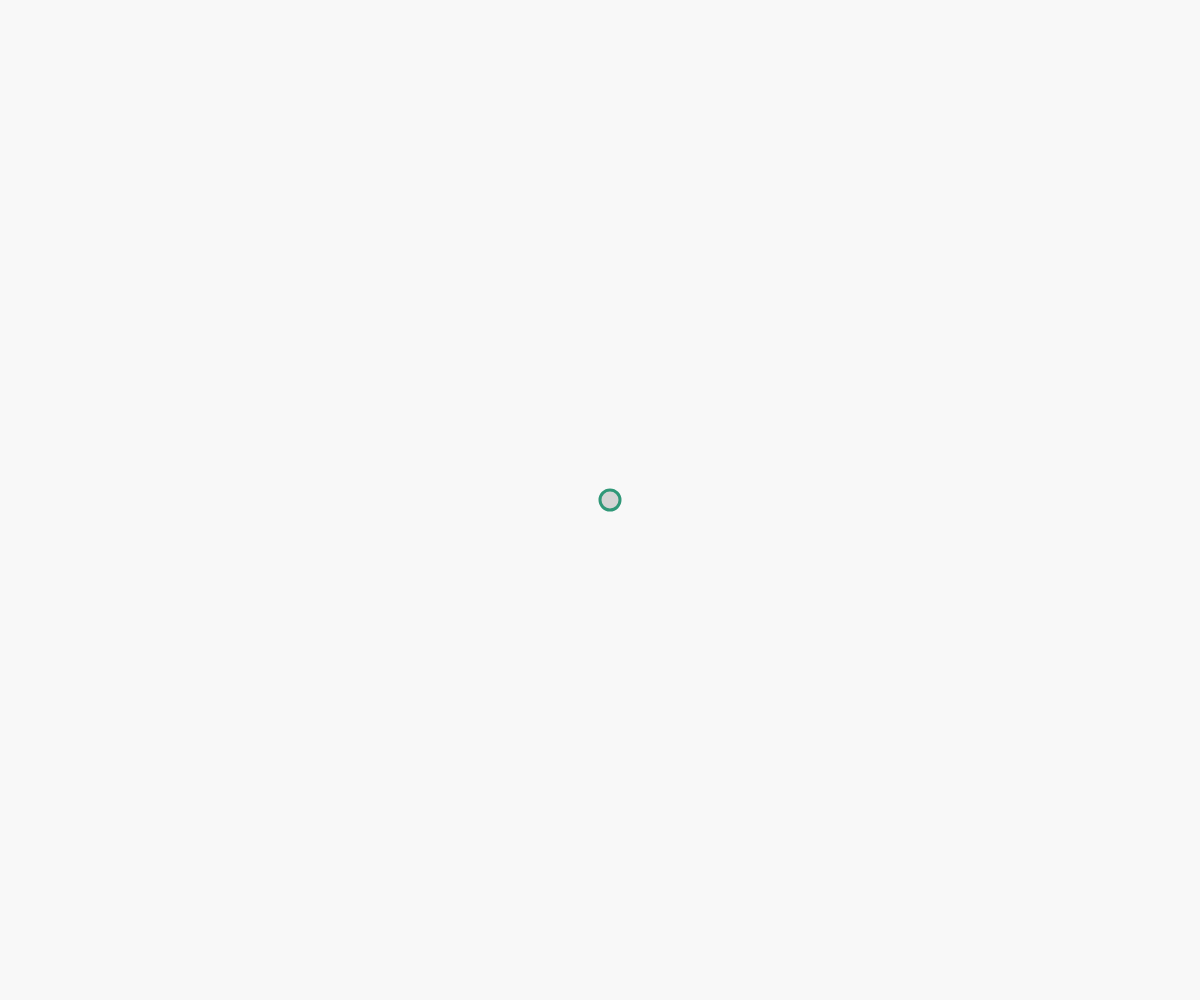
Frame 1 (no input)
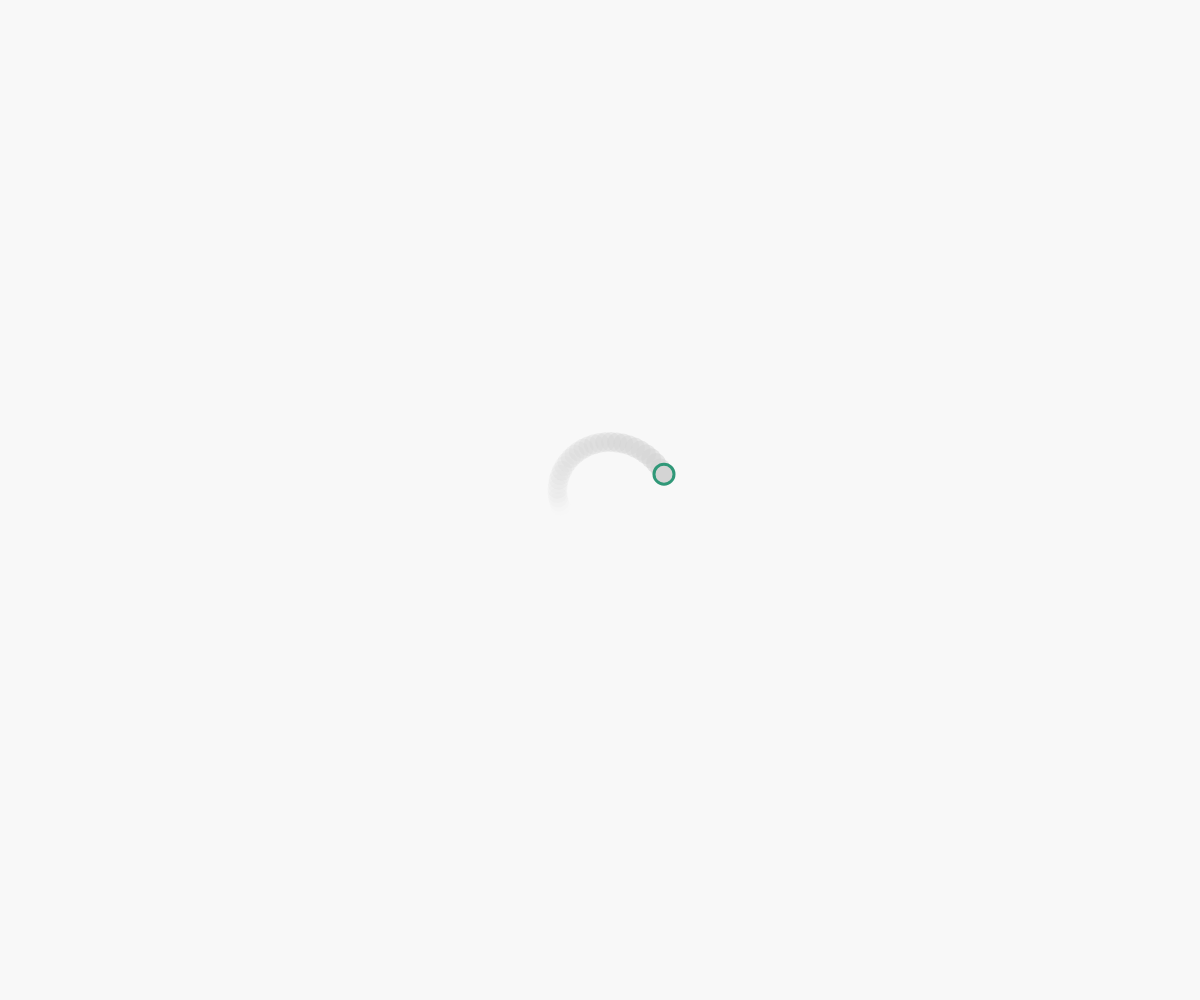
Frame 60 (no input)
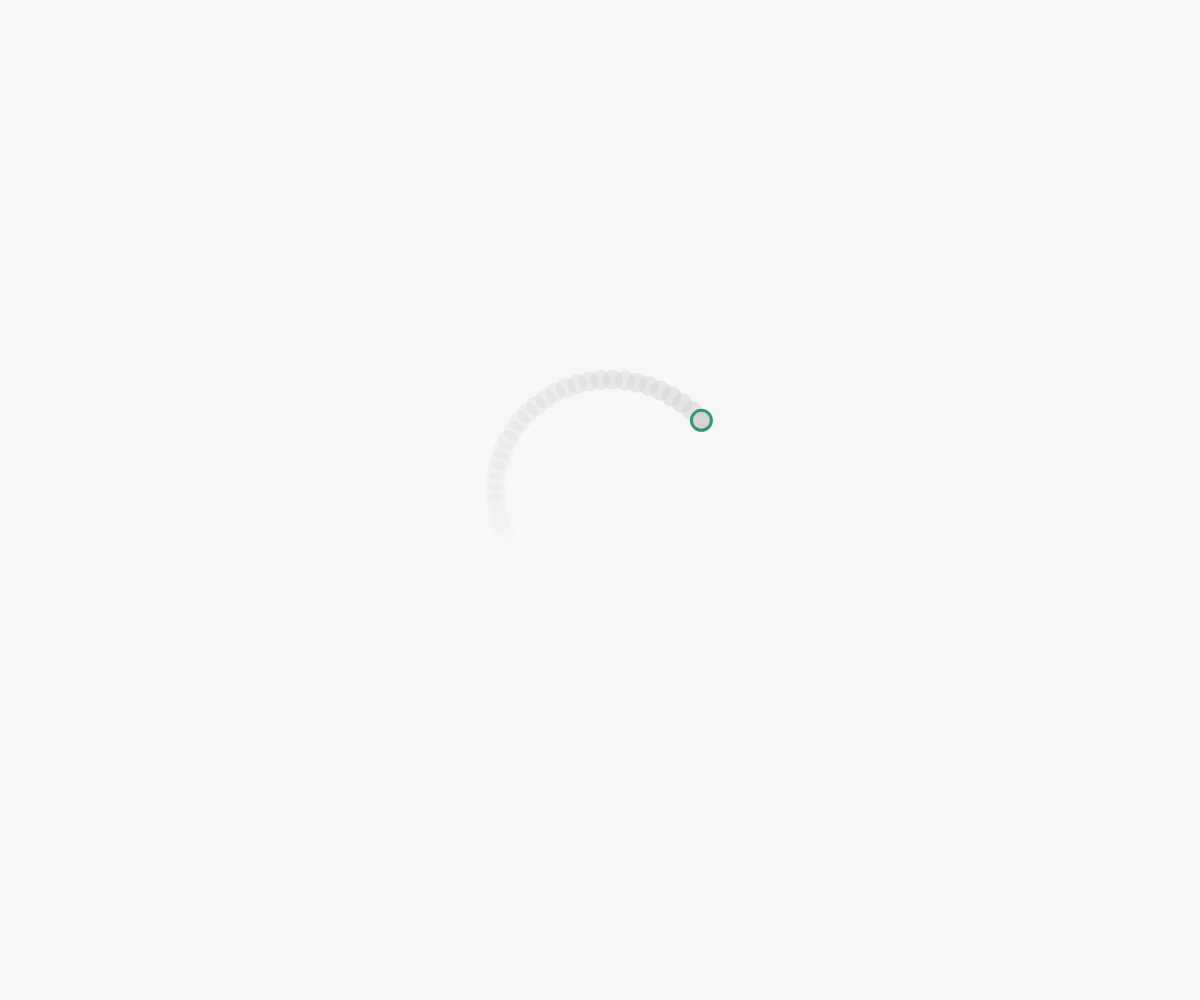
Frame 120 (the mouse pressed at the canvas centre since frame 60)

The p5.js sketch that drew these frames (run headless with seeded random() and noise() and a simulated clock; from frame 60 on, the mouse is pressed at the canvas centre):

// p5.js sketch
// ── sketch.js
var theta = 0;          // Angle for movement
var r = 10;             // Starting radius
var speed = 2;          // Speed of movement
var dr = 1;             // How fast the radius expands


var trail = [];         // Array to store past positions

function setup() {
  createCanvas(windowWidth, windowHeight);
  background('#f8f8f8');
}

function draw() {
  background('#f8f8f8');
  
  // Calculate ball position
  var x = width / 2 + r * cos(theta);
  var y = height / 2 + r * sin(theta);
  
  // Save position with fading effect
  trail.push({ x: x, y: y, alpha: 150 });

  for (var i = trail.length - 1; i >= 0; i--) {
    var point = trail[i];
    noStroke();
    fill(212, 212, 212, point.alpha);
    ellipse(point.x, point.y, 20, 20);
    point.alpha -= 5;
    if (point.alpha <= 0) trail.splice(i, 1);
  }

  // Draw current ball
  fill('#d4d4d4');
  stroke ('#309878');
  strokeWeight(3);
  ellipse(x, y, 20, 20);

  // Update position
  r += dr;
  theta += 0.1; // Directly update theta

  // Reset when reaching max radius
  if (r > windowWidth/3) {
    r = 10;
    theta = 0;
    trail = [];
    console.log("Spiral has reached window width. Now restarting.");
  }
}

function windowResized() {
  resizeCanvas(windowWidth, windowHeight);
}

// ── script.js
console.log("JavaScript file loaded successfully!");

// Ensure P5.js is loaded before checking it
window.addEventListener("load", function() {
    console.log("Window fully loaded!");

    // Check if P5.js is available
    if (typeof p5 !== "undefined") {
        console.log("P5.js library loaded successfully!");
    } else {
        console.log("Error: P5.js library failed to load.");
    }

    // Confirm sketch.js is running
    console.log("Sketch.js has been initialized!");
});
